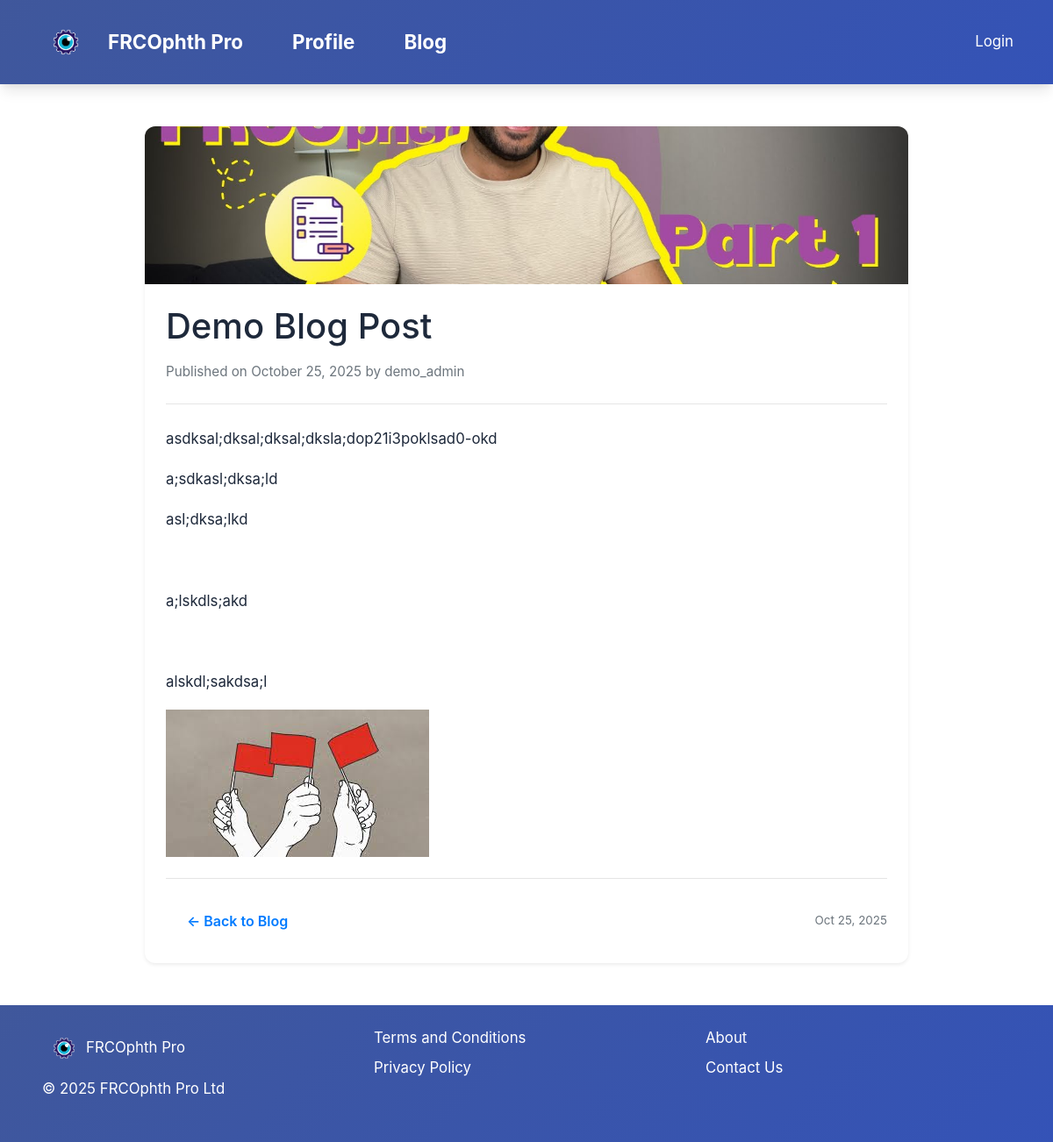
The app's page /Quizzes/blog/demo-blog-post/ with its own data.
### Quizzes/models.py (models this page shows, shortened)
class BlogPost(models.Model):
    title = models.CharField(max_length=200)
    slug = models.SlugField(unique=True, blank=True)
    thumbnail = models.ImageField(upload_to='blog_images/', blank=True, null=True)
    short_description = models.TextField(max_length=300, help_text="Shown on the blog homepage.")
    content = CKEditor5Field(config_name='default')
    created_at = models.DateTimeField(auto_now_add=True)
    author = models.ForeignKey(User, on_delete=models.CASCADE)
    class Meta:
        ordering = ['-created_at']

### Quizzes/views.py (the view)
# urls.py: path("blog/<slug:slug>/", views.blog_detail, name="blog_detail"),
def blog_detail(request, slug):
    post = get_object_or_404(BlogPost, slug=slug)
    return render(request, "Quizzes/blog_detail.html", {"post": post})

### Quizzes/templates/Quizzes/blog_detail.html (shortened to what this page needs)
{% extends 'Quizzes/base.html' %}
{% load static %}
{% block content %}
<div class="container my-5" style="max-width: 900px;">
  <div class="card shadow-sm border-0 rounded-4 overflow-hidden">
    {% if post.thumbnail %}
      <img src="{{ post.thumbnail.url }}" alt="{{ post.title }}" class="card-img-top">
    {% endif %}
    <div class="card-body px-4 py-4">
      <h1 class="fw-bold mb-3">{{ post.title }}</h1>
      <p class="text-muted mb-4" style="font-size: 0.95rem;">
        Published on {{ post.created_at|date:"F j, Y" }} by {{ post.author }}
      </p>
      <hr class="my-4">
      <div class="post-content mb-4" style="line-height: 1.8; font-size: 1.05rem;">
        {{ post.content|safe }}
      </div>
      <hr class="my-4">
      <div class="d-flex justify-content-between align-items-center flex-wrap gap-2">
        <a href="{% url 'Quizzes:blog_index' %}" class="btn btn-outline-primary">
          ← Back to Blog
        </a>
        <div class="text-muted small">
           {{ post.created_at|date:"M j, Y" }}
        </div>
      </div>
    </div>
  </div>
</div>
{% endblock %}

### records on screen
BlogPost: thumbnail (picture), title "Demo Blog Post", created_at "October 25, 2025", author "demo_admin", content "asdksal;dksal;dksal;dksla;dop21i3poklsad0-okd a;sdkasl;dksa;ld asl;dksa;lkd a;lskdls;akd alskdl;sakdsa;l", content (picture), created_at "Oct 25, 2025"
